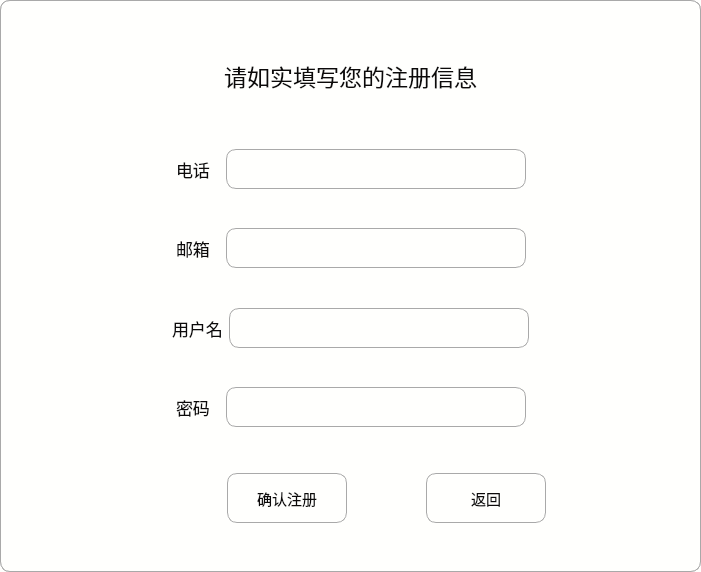
<?xml version="1.0" encoding="UTF-8"?>
<ui version="4.0">
 <class>Register</class>
 <widget class="QMainWindow" name="Register">
  <property name="geometry">
   <rect>
    <x>0</x>
    <y>0</y>
    <width>701</width>
    <height>572</height>
   </rect>
  </property>
  <property name="windowTitle">
   <string>MainWindow</string>
  </property>
  <property name="styleSheet">
   <string notr="true">QPushButton:hover{
        color:red
        }
QLineEdit{
        border:1px solid gray;;
        border-radius:10px;
        padding:2px 4px;
}
QWidget{
        color:#0c0a0a;
        background:rgb(255, 255, 253);
        border-top:1px solid darkGray;
        border-bottom:1px solid darkGray;
        border-right:1px solid darkGray;
        border-left:1px solid darkGray;
        border-top-left-radius:10px;
        border-top-right-radius:10px;
        border-bottom-right-radius:10px;
        border-bottom-left-radius:10px;
    }
QLabel{
        border:none;}

</string>
  </property>
  <widget class="QWidget" name="centralwidget">
   <layout class="QVBoxLayout" name="verticalLayout" stretch="4,2,1,2,1,2,1,2,0,2,0">
    <item>
     <layout class="QHBoxLayout" name="horizontalLayout_5">
      <item>
       <widget class="QLabel" name="label">
        <property name="sizePolicy">
         <sizepolicy hsizetype="Fixed" vsizetype="Preferred">
          <horstretch>0</horstretch>
          <verstretch>0</verstretch>
         </sizepolicy>
        </property>
        <property name="font">
         <font>
          <pointsize>17</pointsize>
         </font>
        </property>
        <property name="text">
         <string>请如实填写您的注册信息</string>
        </property>
       </widget>
      </item>
     </layout>
    </item>
    <item>
     <layout class="QHBoxLayout" name="horizontalLayout">
      <item>
       <spacer name="horizontalSpacer_7">
        <property name="orientation">
         <enum>Qt::Horizontal</enum>
        </property>
        <property name="sizeHint" stdset="0">
         <size>
          <width>40</width>
          <height>20</height>
         </size>
        </property>
       </spacer>
      </item>
      <item>
       <widget class="QLabel" name="label_4">
        <property name="font">
         <font>
          <pointsize>13</pointsize>
         </font>
        </property>
        <property name="text">
         <string>电话  </string>
        </property>
       </widget>
      </item>
      <item>
       <widget class="QLineEdit" name="lineEdit_3">
        <property name="minimumSize">
         <size>
          <width>300</width>
          <height>40</height>
         </size>
        </property>
        <property name="font">
         <font>
          <family>Arial</family>
          <pointsize>10</pointsize>
         </font>
        </property>
       </widget>
      </item>
      <item>
       <spacer name="horizontalSpacer_8">
        <property name="orientation">
         <enum>Qt::Horizontal</enum>
        </property>
        <property name="sizeHint" stdset="0">
         <size>
          <width>40</width>
          <height>20</height>
         </size>
        </property>
       </spacer>
      </item>
     </layout>
    </item>
    <item>
     <spacer name="verticalSpacer_2">
      <property name="orientation">
       <enum>Qt::Vertical</enum>
      </property>
      <property name="sizeHint" stdset="0">
       <size>
        <width>20</width>
        <height>40</height>
       </size>
      </property>
     </spacer>
    </item>
    <item>
     <layout class="QHBoxLayout" name="horizontalLayout_2">
      <item>
       <spacer name="horizontalSpacer_5">
        <property name="orientation">
         <enum>Qt::Horizontal</enum>
        </property>
        <property name="sizeHint" stdset="0">
         <size>
          <width>40</width>
          <height>20</height>
         </size>
        </property>
       </spacer>
      </item>
      <item>
       <widget class="QLabel" name="label_8">
        <property name="font">
         <font>
          <pointsize>13</pointsize>
         </font>
        </property>
        <property name="text">
         <string>邮箱  </string>
        </property>
       </widget>
      </item>
      <item>
       <widget class="QLineEdit" name="lineEdit_7">
        <property name="minimumSize">
         <size>
          <width>300</width>
          <height>40</height>
         </size>
        </property>
        <property name="font">
         <font>
          <family>Arial</family>
          <pointsize>10</pointsize>
         </font>
        </property>
       </widget>
      </item>
      <item>
       <spacer name="horizontalSpacer_6">
        <property name="orientation">
         <enum>Qt::Horizontal</enum>
        </property>
        <property name="sizeHint" stdset="0">
         <size>
          <width>40</width>
          <height>20</height>
         </size>
        </property>
       </spacer>
      </item>
     </layout>
    </item>
    <item>
     <spacer name="verticalSpacer_3">
      <property name="orientation">
       <enum>Qt::Vertical</enum>
      </property>
      <property name="sizeHint" stdset="0">
       <size>
        <width>20</width>
        <height>40</height>
       </size>
      </property>
     </spacer>
    </item>
    <item>
     <layout class="QHBoxLayout" name="horizontalLayout_3" stretch="0,0,0,0">
      <item>
       <spacer name="horizontalSpacer_3">
        <property name="orientation">
         <enum>Qt::Horizontal</enum>
        </property>
        <property name="sizeHint" stdset="0">
         <size>
          <width>40</width>
          <height>20</height>
         </size>
        </property>
       </spacer>
      </item>
      <item>
       <widget class="QLabel" name="label_9">
        <property name="font">
         <font>
          <pointsize>13</pointsize>
         </font>
        </property>
        <property name="text">
         <string>用户名</string>
        </property>
       </widget>
      </item>
      <item>
       <widget class="QLineEdit" name="lineEdit_8">
        <property name="minimumSize">
         <size>
          <width>300</width>
          <height>40</height>
         </size>
        </property>
        <property name="font">
         <font>
          <family>Arial</family>
          <pointsize>10</pointsize>
         </font>
        </property>
       </widget>
      </item>
      <item>
       <spacer name="horizontalSpacer_4">
        <property name="orientation">
         <enum>Qt::Horizontal</enum>
        </property>
        <property name="sizeHint" stdset="0">
         <size>
          <width>40</width>
          <height>20</height>
         </size>
        </property>
       </spacer>
      </item>
     </layout>
    </item>
    <item>
     <spacer name="verticalSpacer_4">
      <property name="orientation">
       <enum>Qt::Vertical</enum>
      </property>
      <property name="sizeHint" stdset="0">
       <size>
        <width>20</width>
        <height>40</height>
       </size>
      </property>
     </spacer>
    </item>
    <item>
     <layout class="QHBoxLayout" name="horizontalLayout_4">
      <item>
       <spacer name="horizontalSpacer">
        <property name="orientation">
         <enum>Qt::Horizontal</enum>
        </property>
        <property name="sizeHint" stdset="0">
         <size>
          <width>40</width>
          <height>20</height>
         </size>
        </property>
       </spacer>
      </item>
      <item>
       <widget class="QLabel" name="label_10">
        <property name="font">
         <font>
          <pointsize>13</pointsize>
         </font>
        </property>
        <property name="text">
         <string>密码  </string>
        </property>
       </widget>
      </item>
      <item>
       <widget class="QLineEdit" name="lineEdit_9">
        <property name="minimumSize">
         <size>
          <width>300</width>
          <height>40</height>
         </size>
        </property>
        <property name="font">
         <font>
          <family>Arial</family>
          <pointsize>10</pointsize>
         </font>
        </property>
       </widget>
      </item>
      <item>
       <spacer name="horizontalSpacer_2">
        <property name="orientation">
         <enum>Qt::Horizontal</enum>
        </property>
        <property name="sizeHint" stdset="0">
         <size>
          <width>40</width>
          <height>20</height>
         </size>
        </property>
       </spacer>
      </item>
     </layout>
    </item>
    <item>
     <spacer name="verticalSpacer">
      <property name="orientation">
       <enum>Qt::Vertical</enum>
      </property>
      <property name="sizeHint" stdset="0">
       <size>
        <width>20</width>
        <height>40</height>
       </size>
      </property>
     </spacer>
    </item>
    <item>
     <layout class="QHBoxLayout" name="horizontalLayout_6">
      <item>
       <spacer name="horizontalSpacer_14">
        <property name="orientation">
         <enum>Qt::Horizontal</enum>
        </property>
        <property name="sizeHint" stdset="0">
         <size>
          <width>40</width>
          <height>20</height>
         </size>
        </property>
       </spacer>
      </item>
      <item>
       <spacer name="horizontalSpacer_12">
        <property name="orientation">
         <enum>Qt::Horizontal</enum>
        </property>
        <property name="sizeHint" stdset="0">
         <size>
          <width>40</width>
          <height>20</height>
         </size>
        </property>
       </spacer>
      </item>
      <item>
       <spacer name="horizontalSpacer_10">
        <property name="orientation">
         <enum>Qt::Horizontal</enum>
        </property>
        <property name="sizeHint" stdset="0">
         <size>
          <width>40</width>
          <height>20</height>
         </size>
        </property>
       </spacer>
      </item>
      <item>
       <widget class="QPushButton" name="pushButton">
        <property name="sizePolicy">
         <sizepolicy hsizetype="Fixed" vsizetype="Fixed">
          <horstretch>0</horstretch>
          <verstretch>0</verstretch>
         </sizepolicy>
        </property>
        <property name="minimumSize">
         <size>
          <width>120</width>
          <height>50</height>
         </size>
        </property>
        <property name="font">
         <font>
          <pointsize>11</pointsize>
         </font>
        </property>
        <property name="text">
         <string>确认注册</string>
        </property>
       </widget>
      </item>
      <item>
       <spacer name="horizontalSpacer_9">
        <property name="orientation">
         <enum>Qt::Horizontal</enum>
        </property>
        <property name="sizeHint" stdset="0">
         <size>
          <width>40</width>
          <height>20</height>
         </size>
        </property>
       </spacer>
      </item>
      <item>
       <widget class="QPushButton" name="reButton">
        <property name="sizePolicy">
         <sizepolicy hsizetype="Fixed" vsizetype="Fixed">
          <horstretch>0</horstretch>
          <verstretch>0</verstretch>
         </sizepolicy>
        </property>
        <property name="minimumSize">
         <size>
          <width>120</width>
          <height>50</height>
         </size>
        </property>
        <property name="font">
         <font>
          <pointsize>11</pointsize>
         </font>
        </property>
        <property name="text">
         <string>返回</string>
        </property>
       </widget>
      </item>
      <item>
       <spacer name="horizontalSpacer_13">
        <property name="orientation">
         <enum>Qt::Horizontal</enum>
        </property>
        <property name="sizeHint" stdset="0">
         <size>
          <width>40</width>
          <height>20</height>
         </size>
        </property>
       </spacer>
      </item>
      <item>
       <spacer name="horizontalSpacer_11">
        <property name="orientation">
         <enum>Qt::Horizontal</enum>
        </property>
        <property name="sizeHint" stdset="0">
         <size>
          <width>40</width>
          <height>20</height>
         </size>
        </property>
       </spacer>
      </item>
     </layout>
    </item>
    <item>
     <spacer name="verticalSpacer_5">
      <property name="orientation">
       <enum>Qt::Vertical</enum>
      </property>
      <property name="sizeHint" stdset="0">
       <size>
        <width>20</width>
        <height>40</height>
       </size>
      </property>
     </spacer>
    </item>
   </layout>
  </widget>
 </widget>
 <resources/>
 <connections/>
</ui>
